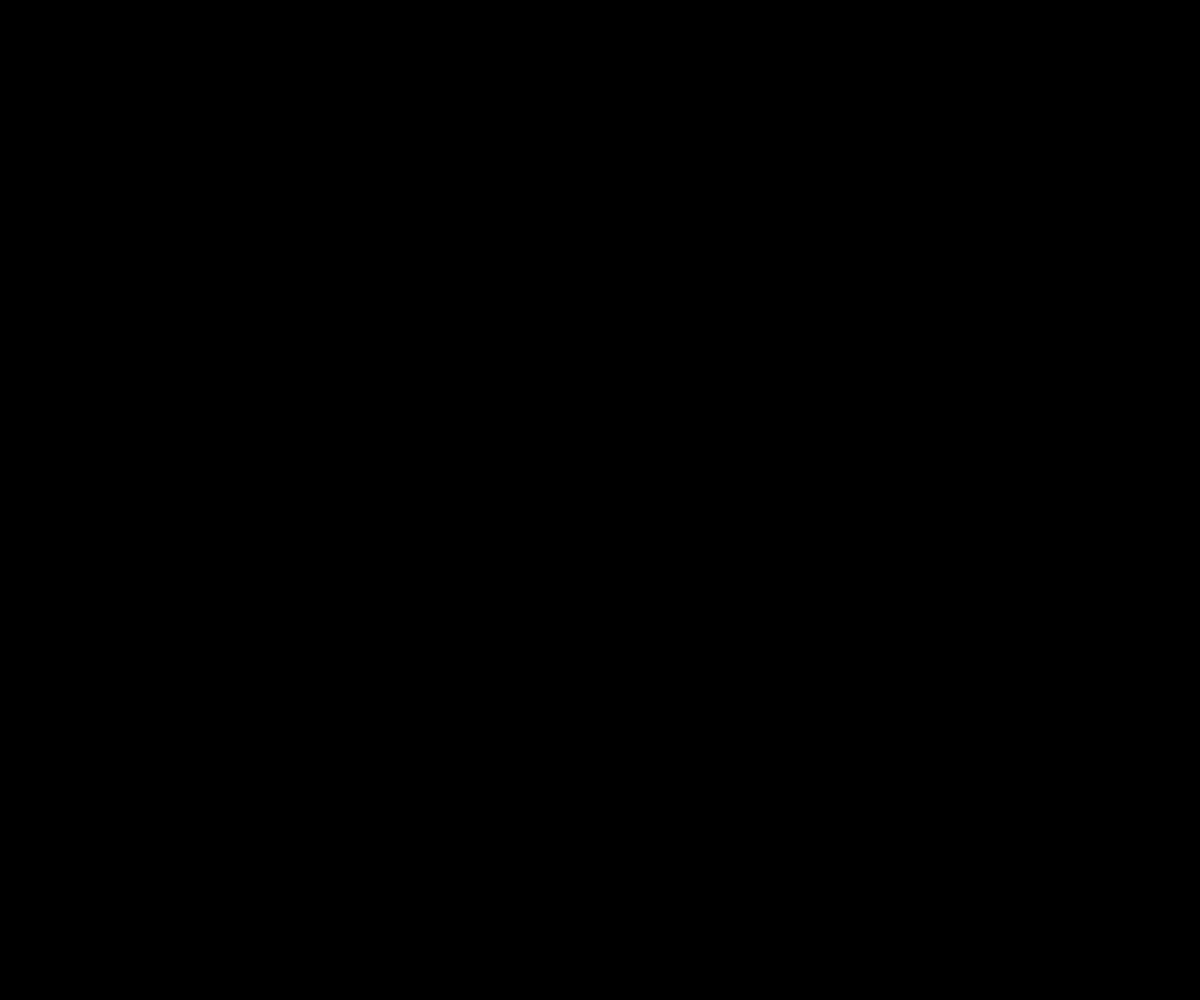
Frame 1 (no input)
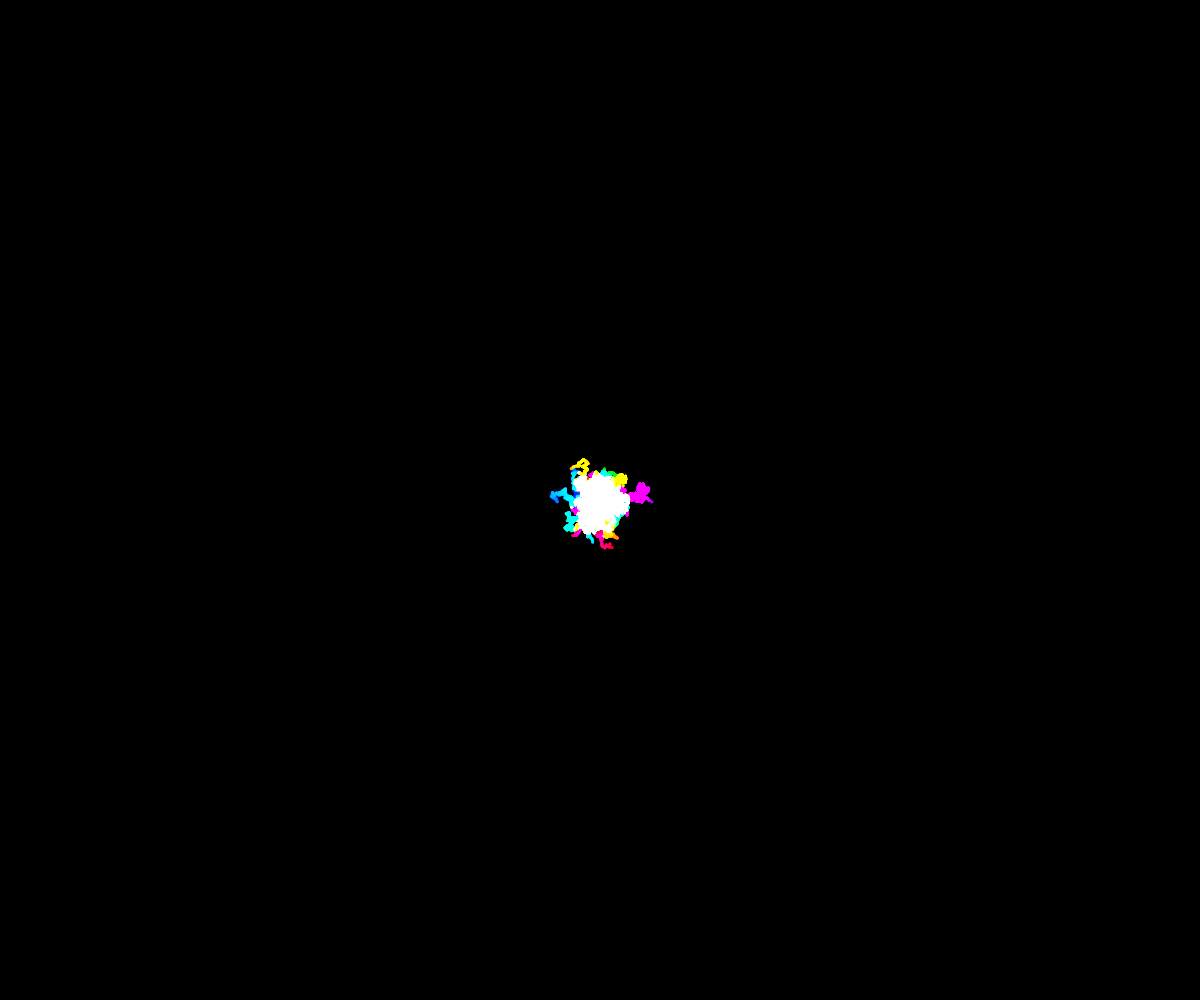
Frame 60 (no input)
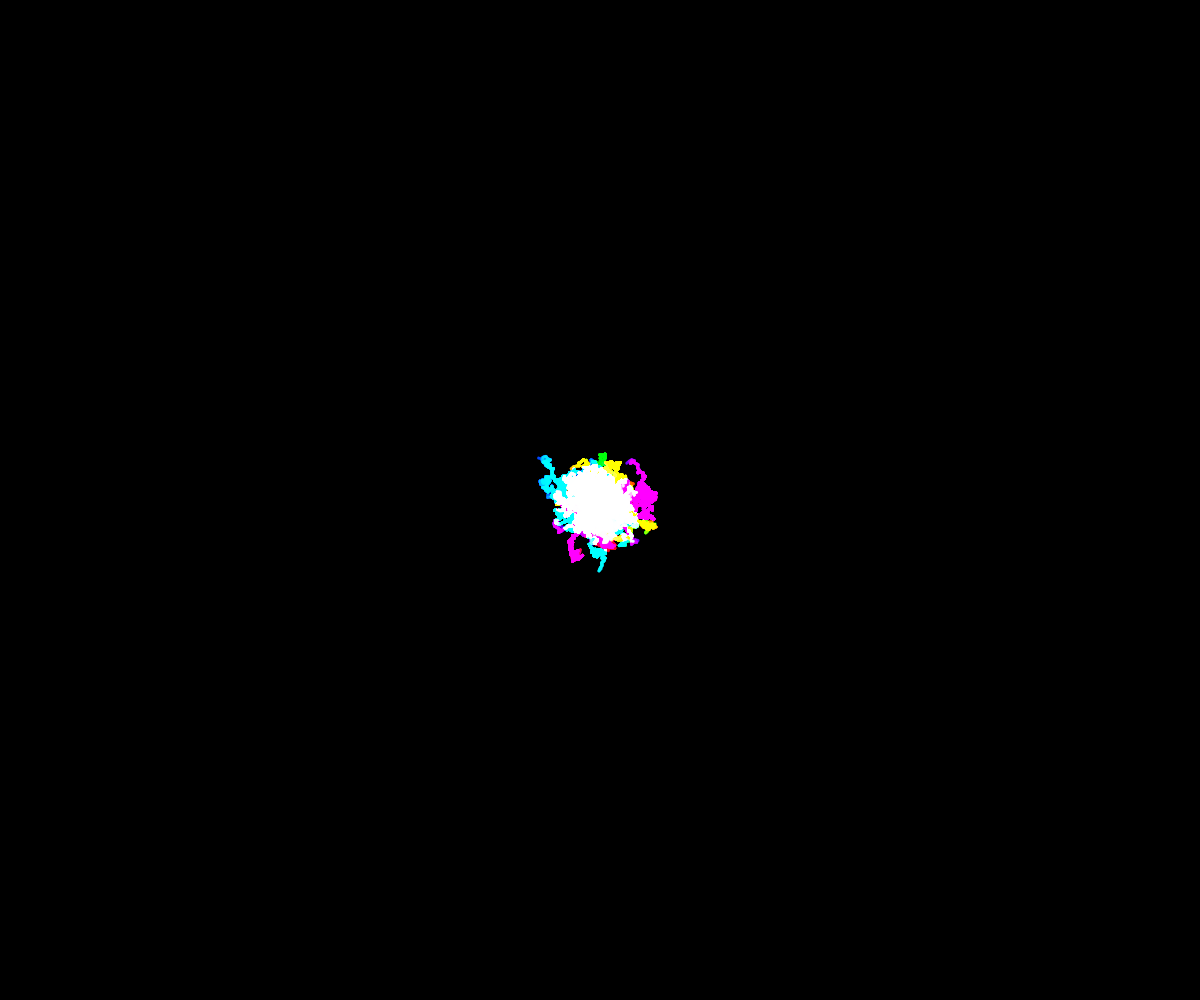
Frame 120 (the mouse pressed at the canvas centre since frame 60)

The p5.js sketch that drew these frames (run headless with seeded random() and noise() and a simulated clock; from frame 60 on, the mouse is pressed at the canvas centre):

// p5.js sketch
// ── sketch.js


var worms = [];

function setup() {
    var canvas = createCanvas(windowWidth, windowHeight);
    frameRate(30);
    colorMode(HSB, 360, 100, 100, 100);
    strokeJoin(ROUND);
    for(var i=0; i<100; i++){
        var w = new Worm(random(360));
        worms.push(w);    
    }
    
}


function draw() {
    background(0);
    blendMode(SCREEN);
    strokeWeight(3);
    
    for(var i=worms.length-1; i>=0; i--){
        var w = worms[i];
        w.update();
        if(w.isDead()){
            //remove w from the worms array
            worms.splice(i, 1);
        }
        w.draw(); 
    }
}

function windowResized() {
    resizeCanvas(windowWidth, windowHeight);
}


function mouseClicked() {
    
}

class Worm {
     
    constructor(anything){
        this.color = anything;
        this.position = createVector(width/2, height/2);
        this.trail = [];
        this.lifeSpan = random(10, 1000);
        this.len = random(20, 200);
    }
    
    update(){
        var step = createVector(3, 0);
        step.rotate(random(TWO_PI));
        this.position.add(step);
        //var copy = this.position.copy();
        var copy = createVector(this.position.x, this.position.y);
        this.trail.push(copy);
        if(this.trail.length > this.len){
            this.trail.shift();
        }
        this.lifeSpan--;
    }
    
    draw(){
        //noStroke();
        //fill(this.color, 100, 100);
        //ellipse(this.position.x, this.position.y, 5, 5);
        
        noFill();
        stroke(this.color, 100, 100);
        beginShape();
        for(var i=0; i<this.trail.length; i++){
            var p = this.trail[i];
            vertex(p.x, p.y);
        }
        endShape();
        
        
    }
    
    isDead(){
        if(this.lifeSpan <= 0) return true;
        else return false;
        // return lifeSpan <= 0;
        
    }
    
    
    
    
}
